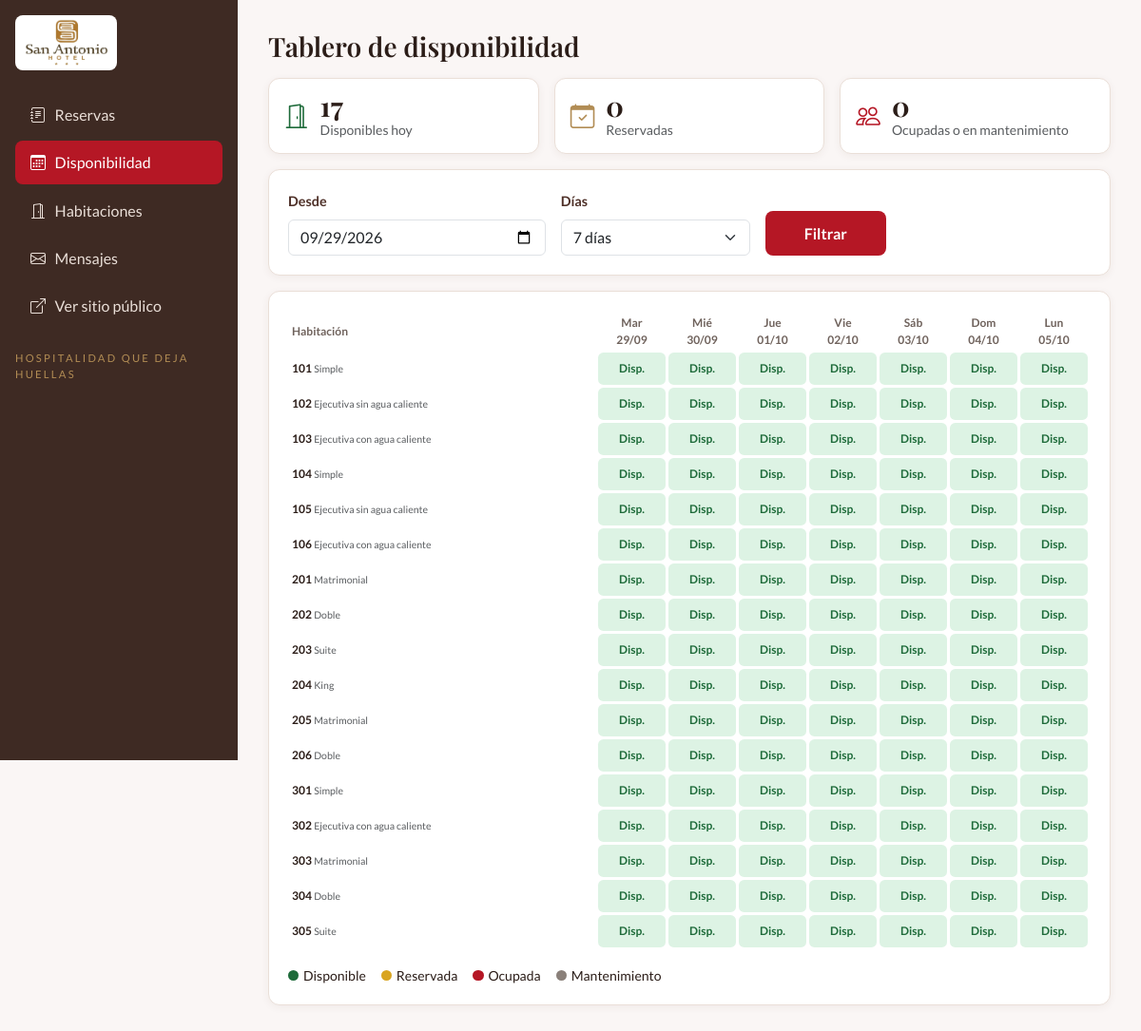
Page /admin/disponibilidad.php on the earlier database version.
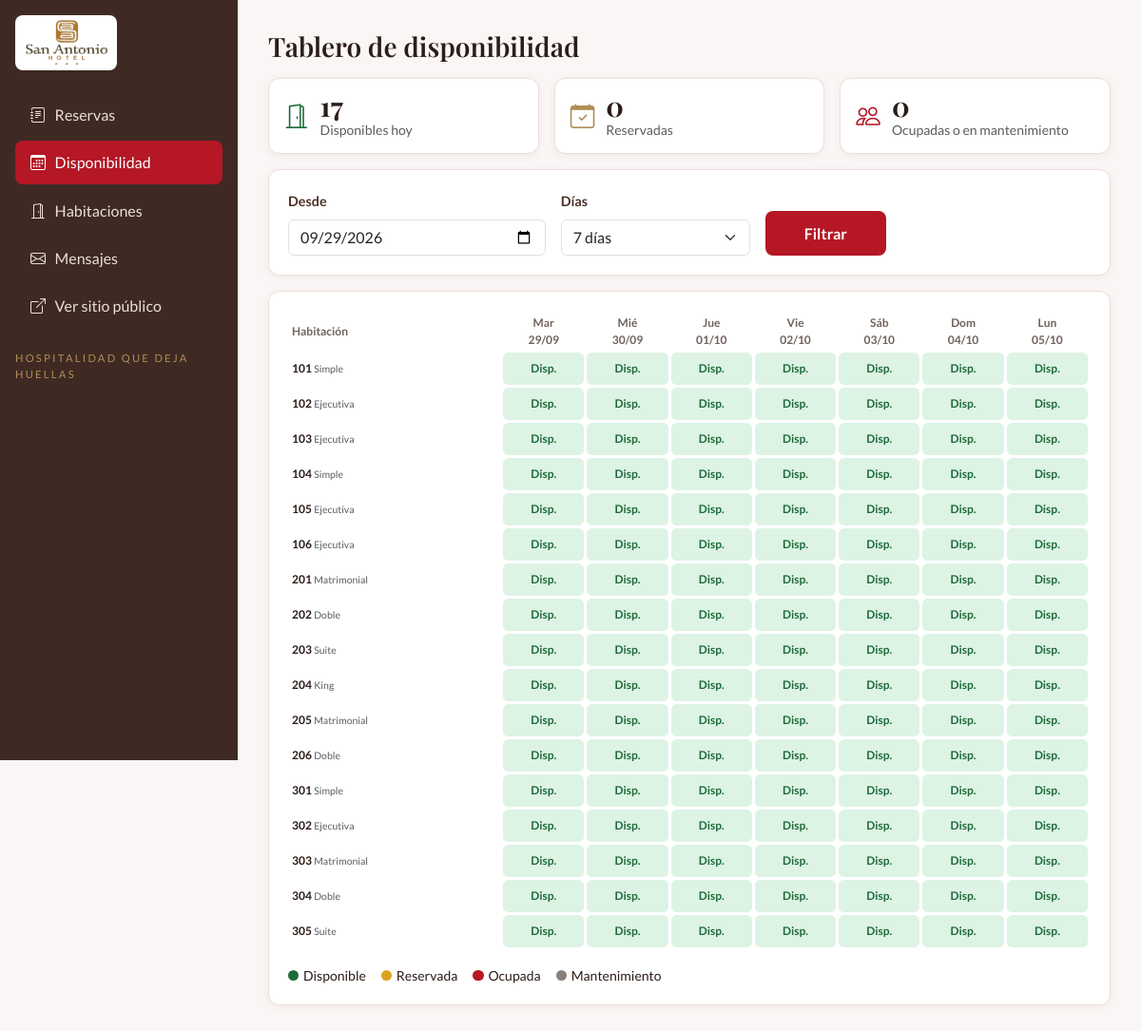
Same page on the later database version.
### tables this page shows
CREATE TABLE habitacion (
    id           INT UNSIGNED AUTO_INCREMENT PRIMARY KEY,
    numero       VARCHAR(5)   NOT NULL UNIQUE,
    piso         TINYINT UNSIGNED NOT NULL,
    tipo_id      INT UNSIGNED NOT NULL,
    estado       ENUM('disponible','ocupada','limpieza','mantenimiento') NOT NULL DEFAULT 'disponible',
    descripcion  VARCHAR(255) NULL,
    activo       TINYINT(1)   NOT NULL DEFAULT 1,
    created_at   TIMESTAMP    NOT NULL DEFAULT CURRENT_TIMESTAMP,
    updated_at   TIMESTAMP    NOT NULL DEFAULT CURRENT_TIMESTAMP ON UPDATE CURRENT_TIMESTAMP,
    CONSTRAINT fk_habitacion_tipo FOREIGN KEY (tipo_id) REFERENCES tipo_habitacion(id)
);

CREATE TABLE tipo_habitacion (
    id             INT UNSIGNED AUTO_INCREMENT PRIMARY KEY,
    nombre         VARCHAR(40)   NOT NULL UNIQUE,
    descripcion    VARCHAR(255)  NOT NULL,
    detalle        TEXT          NULL,
    capacidad      TINYINT UNSIGNED NOT NULL,
    precio_noche   DECIMAL(8,2)  NOT NULL CHECK (precio_noche > 0),
    activo         TINYINT(1)    NOT NULL DEFAULT 1,
    created_at     TIMESTAMP     NOT NULL DEFAULT CURRENT_TIMESTAMP,
    updated_at     TIMESTAMP     NOT NULL DEFAULT CURRENT_TIMESTAMP ON UPDATE CURRENT_TIMESTAMP
);

### config/Autoload.php (called while the page is built, shortened)
<?php
spl_autoload_register(function (string $clase): void {
    $prefijo = "App\\";
    $carpetaBase = dirname(__DIR__) . "/src/";
    $ruta = $carpetaBase . str_replace("\\", "/", substr($clase, strlen($prefijo))) . ".php";
});

### views/partes/ayudas.php (called while the page is built, shortened)
<?php
function e($valor): string
{
    return htmlspecialchars((string) $valor, ENT_QUOTES, "UTF-8");
}
function fechaGet(string $clave): string
{
    $valor = $_GET[$clave] ?? "";
    $fecha = DateTime::createFromFormat("!Y-m-d", $valor);
    return ($fecha && $fecha->format("Y-m-d") === $valor) ? $valor : "";
}

### src/Dao/Conexion.php (called while the page is built, shortened)
<?php
class Conexion
{
    private $host = "localhost";
    private $dbname = "daw2_hotel_san_antonio";
    private $user = "root";
    private $password = "";
    public function conectar(): \PDO
    {
        try {
            $dsn = "mysql:host=$this->host;dbname=$this->dbname;charset=utf8mb4";
            $conexion = new \PDO($dsn, $this->user, $this->password);
            $conexion->setAttribute(\PDO::ATTR_ERRMODE, \PDO::ERRMODE_EXCEPTION);
            $conexion->setAttribute(\PDO::ATTR_DEFAULT_FETCH_MODE, \PDO::FETCH_ASSOC);
            $conexion->setAttribute(\PDO::ATTR_EMULATE_PREPARES, false);
            return $conexion;
        } catch (\PDOException $e) {
            throw $e;
        }
    }
}

### src/Dao/Dao.php (called while the page is built, shortened)
<?php
abstract class Dao
{
    public function __construct(?\PDO $conn = null)
    {
        $this->conn = $conn ?? (new Conexion())->conectar();
    }
    protected function enlazar(\PDOStatement $stmt, array $valores): void
    {
        foreach ($valores as $marcador => $valor) {
            $tipo = match (true) {
                is_int($valor) => \PDO::PARAM_INT,
                is_bool($valor) => \PDO::PARAM_BOOL,
                $valor === null => \PDO::PARAM_NULL,
                default => \PDO::PARAM_STR,
            };
            $stmt->bindValue($marcador, $valor, $tipo);
        }
    }
}

### src/Dao/Reserva.php (called while the page is built, shortened)
<?php
class Reserva extends Dao
{
    public function enRango(string $desde, string $hasta): array
    {
        $stmt = $this->conn->prepare(
            "SELECT habitacion_id, fecha_ingreso, fecha_salida, estado FROM reserva
             WHERE estado IN ('pendiente','confirmada','checkin')
               AND fecha_ingreso <= :hasta AND fecha_salida > :desde"
        );
        $this->enlazar($stmt, [":desde" => $desde, ":hasta" => $hasta]);
        $stmt->execute();
        return $stmt->fetchAll();
    }
    public function liberarNoShowVencidos(): int
    {
        $stmt = $this->conn->prepare(
            "UPDATE reserva SET estado = 'no_show' WHERE estado = 'confirmada' AND fecha_salida < CURDATE()"
        );
        $stmt->execute();
        return $stmt->rowCount();
    }
}

### src/Bo/Reserva.php (called while the page is built, shortened)
<?php
class Reserva
{
    public function liberarNoShow(): int
    {
        return (new ReservaDAO())->liberarNoShowVencidos();
    }
    public function tablero(string $desde, int $dias): array
    {
        $this->liberarNoShow();
        $fechas = array_map(fn($i) => date("Y-m-d", strtotime("$desde +$i day")), range(0, $dias - 1));
        $reservas = (new ReservaDAO())->enRango($fechas[0], end($fechas));
        $filas = [];
        foreach ((new HabitacionDAO())->listar() as $hab) {
            $celdas = array_map(function ($dia) use ($hab, $reservas) {
                if ($hab["estado"] === "mantenimiento") {
                    return "mantenimiento";
                }
                foreach ($reservas as $r) {
                    if ($r["habitacion_id"] == $hab["id"] && $r["fecha_ingreso"] <= $dia && $dia < $r["fecha_salida"]) {
                        return $r["estado"] === "checkin" ? "ocupada" : "reservada";
                    }
                }
                return "disponible";
            }, $fechas);
            $filas[] = ["numero" => $hab["numero"], "tipo" => $hab["tipo"], "celdas" => $celdas];
        }
        $primerDia = array_count_values(array_map(fn($f) => $f["celdas"][0], $filas));
        return ["fechas" => $fechas, "filas" => $filas, "totales" => $primerDia];
    }
}

### src/Dao/Habitacion.php (called while the page is built, shortened)
<?php
class Habitacion extends Dao
{
    public function listar(): array
    {
        $stmt = $this->conn->prepare(
            "SELECT h.*, t.nombre AS tipo, t.precio_noche
             FROM habitacion h
             JOIN tipo_habitacion t ON t.id = h.tipo_id
             ORDER BY h.numero"
        );
        $stmt->execute();
        return $stmt->fetchAll();
    }
}

### admin/disponibilidad.php (the view, shortened to what the changed rows need)
<?php
require __DIR__ . "/../config/Autoload.php";
require_once __DIR__ . "/../views/partes/ayudas.php";
$desde = fechaGet("desde") ?: date("Y-m-d");
$dias = (int) ($_GET["dias"] ?? 7);
$dias = in_array($dias, [7, 14], true) ? $dias : 7;
$tablero = (new ReservaBO())->tablero($desde, $dias);
$textos = ["disponible" => "Disp.", "reservada" => "Res.", "ocupada" => "Ocup.", "mantenimiento" => "Mant."];
$diasSemana = ["Dom", "Lun", "Mar", "Mié", "Jue", "Vie", "Sáb"];
require __DIR__ . "/../views/partes/panel_cabecera.php";
?>
<h1 class="h3 mb-3">Tablero de disponibilidad</h1>
<div class="sa-card sa-card-cuerpo">
    <div class="table-responsive">
        <table class="tablero w-100">
            <thead>
                <tr>
                    <th class="text-start">Habitación</th>
                    <?php foreach ($tablero["fechas"] as $f) : ?>
                        <th><?= $diasSemana[(int) date("w", strtotime($f))] ?><br><?= date("d/m", strtotime($f)) ?></th>
                    <?php endforeach ?>
                </tr>
            </thead>
            <tbody>
                <?php foreach ($tablero["filas"] as $fila) : ?>
                    <tr>
                        <td class="hab"><?= e($fila["numero"]) ?> <small class="text-muted fw-normal"><?= e($fila["tipo"]) ?></small></td>
                        <?php foreach ($fila["celdas"] as $estado) : ?>
                            <td class="celda celda-<?= $estado ?>"><?= $textos[$estado] ?></td>
                        <?php endforeach ?>
                    </tr>
                <?php endforeach ?>
            </tbody>
        </table>
    </div>
</div>
<?php require __DIR__ . "/../views/partes/panel_pie.php" ?>

Differences in the rows shown:
changed through a linked row, habitacion (number 2 of 17 on the later page): tipo.nombre "Ejecutiva sin agua caliente" → "Ejecutiva"
changed habitacion (number 3 of 17 on the later page): tipo.nombre "Ejecutiva con agua caliente" → "Ejecutiva"
changed through a linked row, habitacion (number 5 of 17 on the later page): tipo.nombre "Ejecutiva sin agua caliente" → "Ejecutiva"
changed habitacion (number 6 of 17 on the later page): tipo.nombre "Ejecutiva con agua caliente" → "Ejecutiva"
changed habitacion (number 14 of 17 on the later page): tipo.nombre "Ejecutiva con agua caliente" → "Ejecutiva"
